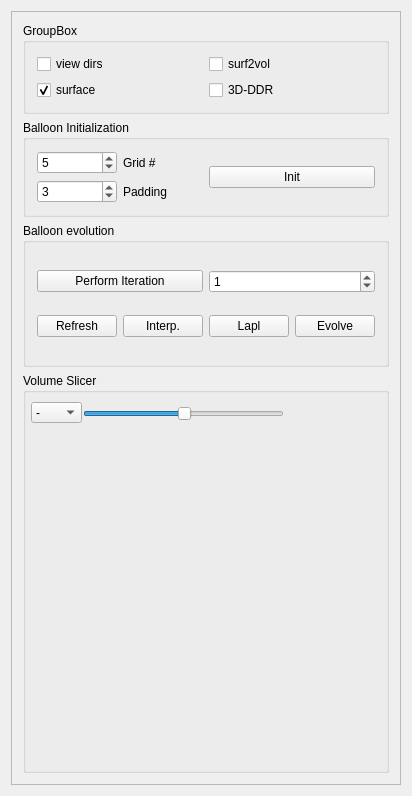
<?xml version="1.0" encoding="UTF-8"?>
<ui version="4.0">
 <class>VaseWidget</class>
 <widget class="QWidget" name="VaseWidget">
  <property name="windowModality">
   <enum>Qt::NonModal</enum>
  </property>
  <property name="geometry">
   <rect>
    <x>0</x>
    <y>0</y>
    <width>410</width>
    <height>754</height>
   </rect>
  </property>
  <property name="sizePolicy">
   <sizepolicy hsizetype="Preferred" vsizetype="Preferred">
    <horstretch>0</horstretch>
    <verstretch>0</verstretch>
   </sizepolicy>
  </property>
  <property name="sizeIncrement">
   <size>
    <width>5</width>
    <height>2</height>
   </size>
  </property>
  <property name="mouseTracking">
   <bool>false</bool>
  </property>
  <property name="focusPolicy">
   <enum>Qt::NoFocus</enum>
  </property>
  <property name="layoutDirection">
   <enum>Qt::LeftToRight</enum>
  </property>
  <layout class="QVBoxLayout">
   <item>
    <widget class="QFrame" name="frame">
     <property name="sizePolicy">
      <sizepolicy hsizetype="Preferred" vsizetype="MinimumExpanding">
       <horstretch>0</horstretch>
       <verstretch>0</verstretch>
      </sizepolicy>
     </property>
     <property name="frameShape">
      <enum>QFrame::StyledPanel</enum>
     </property>
     <property name="frameShadow">
      <enum>QFrame::Raised</enum>
     </property>
     <layout class="QVBoxLayout" name="verticalLayout">
      <item>
       <widget class="QGroupBox" name="viewFlags">
        <property name="title">
         <string>GroupBox</string>
        </property>
        <layout class="QGridLayout" name="gridLayout_2">
         <item row="0" column="0">
          <widget class="QCheckBox" name="viewDirs">
           <property name="text">
            <string>view dirs</string>
           </property>
           <property name="checked">
            <bool>false</bool>
           </property>
          </widget>
         </item>
         <item row="1" column="0">
          <widget class="QCheckBox" name="surface">
           <property name="text">
            <string>surface</string>
           </property>
           <property name="checked">
            <bool>true</bool>
           </property>
          </widget>
         </item>
         <item row="0" column="1">
          <widget class="QCheckBox" name="surf2vol_check">
           <property name="text">
            <string>surf2vol</string>
           </property>
           <property name="checked">
            <bool>false</bool>
           </property>
          </widget>
         </item>
         <item row="1" column="1">
          <widget class="QCheckBox" name="surf2acc_check">
           <property name="text">
            <string>3D-DDR</string>
           </property>
           <property name="checked">
            <bool>false</bool>
           </property>
          </widget>
         </item>
        </layout>
       </widget>
      </item>
      <item>
       <widget class="QGroupBox" name="initbox">
        <property name="sizePolicy">
         <sizepolicy hsizetype="Preferred" vsizetype="MinimumExpanding">
          <horstretch>0</horstretch>
          <verstretch>0</verstretch>
         </sizepolicy>
        </property>
        <property name="maximumSize">
         <size>
          <width>16777215</width>
          <height>100</height>
         </size>
        </property>
        <property name="title">
         <string>Balloon Initialization</string>
        </property>
        <layout class="QHBoxLayout" name="horizontalLayout">
         <item>
          <layout class="QGridLayout" name="gridLayout">
           <item row="0" column="0">
            <widget class="QSpinBox" name="gridsize">
             <property name="minimum">
              <number>1</number>
             </property>
             <property name="maximum">
              <number>1000</number>
             </property>
             <property name="value">
              <number>5</number>
             </property>
            </widget>
           </item>
           <item row="1" column="0">
            <widget class="QSpinBox" name="padsize">
             <property name="maximum">
              <number>10</number>
             </property>
             <property name="value">
              <number>3</number>
             </property>
            </widget>
           </item>
           <item row="0" column="1">
            <widget class="QLabel" name="label">
             <property name="text">
              <string>Grid #</string>
             </property>
            </widget>
           </item>
           <item row="1" column="1">
            <widget class="QLabel" name="label_2">
             <property name="text">
              <string>Padding</string>
             </property>
            </widget>
           </item>
          </layout>
         </item>
         <item>
          <widget class="QPushButton" name="initButton">
           <property name="text">
            <string>Init</string>
           </property>
          </widget>
         </item>
        </layout>
       </widget>
      </item>
      <item>
       <widget class="QGroupBox" name="evolvebox">
        <property name="enabled">
         <bool>true</bool>
        </property>
        <property name="sizePolicy">
         <sizepolicy hsizetype="Preferred" vsizetype="Preferred">
          <horstretch>0</horstretch>
          <verstretch>0</verstretch>
         </sizepolicy>
        </property>
        <property name="minimumSize">
         <size>
          <width>0</width>
          <height>144</height>
         </size>
        </property>
        <property name="maximumSize">
         <size>
          <width>16777215</width>
          <height>16777215</height>
         </size>
        </property>
        <property name="baseSize">
         <size>
          <width>0</width>
          <height>0</height>
         </size>
        </property>
        <property name="title">
         <string>Balloon evolution</string>
        </property>
        <layout class="QVBoxLayout" name="verticalLayout_3">
         <item>
          <layout class="QHBoxLayout" name="horizontalLayout_3">
           <item>
            <widget class="QPushButton" name="iterationButton">
             <property name="text">
              <string>Perform Iteration</string>
             </property>
            </widget>
           </item>
           <item>
            <widget class="QSpinBox" name="numItersSpin">
             <property name="value">
              <number>1</number>
             </property>
            </widget>
           </item>
          </layout>
         </item>
         <item>
          <layout class="QHBoxLayout" name="horizontalLayout_2">
           <item>
            <widget class="QPushButton" name="refreshButton">
             <property name="text">
              <string>Refresh</string>
             </property>
            </widget>
           </item>
           <item>
            <widget class="QPushButton" name="interpButton">
             <property name="text">
              <string>Interp.</string>
             </property>
            </widget>
           </item>
           <item>
            <widget class="QPushButton" name="laplButton">
             <property name="text">
              <string>Lapl</string>
             </property>
            </widget>
           </item>
           <item>
            <widget class="QPushButton" name="evolveButton">
             <property name="text">
              <string>Evolve</string>
             </property>
            </widget>
           </item>
          </layout>
         </item>
        </layout>
       </widget>
      </item>
      <item>
       <widget class="QGroupBox" name="slicebox">
        <property name="enabled">
         <bool>true</bool>
        </property>
        <property name="sizePolicy">
         <sizepolicy hsizetype="Preferred" vsizetype="MinimumExpanding">
          <horstretch>0</horstretch>
          <verstretch>0</verstretch>
         </sizepolicy>
        </property>
        <property name="minimumSize">
         <size>
          <width>0</width>
          <height>400</height>
         </size>
        </property>
        <property name="title">
         <string>Volume Slicer</string>
        </property>
        <widget class="QComboBox" name="slice_dim_combo">
         <property name="geometry">
          <rect>
           <x>8</x>
           <y>29</y>
           <width>51</width>
           <height>21</height>
          </rect>
         </property>
         <item>
          <property name="text">
           <string>-</string>
          </property>
         </item>
         <item>
          <property name="text">
           <string>x</string>
          </property>
         </item>
         <item>
          <property name="text">
           <string>y</string>
          </property>
         </item>
         <item>
          <property name="text">
           <string>z</string>
          </property>
         </item>
        </widget>
        <widget class="QSlider" name="slice_offset">
         <property name="geometry">
          <rect>
           <x>60</x>
           <y>30</y>
           <width>201</width>
           <height>22</height>
          </rect>
         </property>
         <property name="sliderPosition">
          <number>50</number>
         </property>
         <property name="orientation">
          <enum>Qt::Horizontal</enum>
         </property>
        </widget>
        <widget class="QLabel" name="slice_label">
         <property name="geometry">
          <rect>
           <x>10</x>
           <y>60</y>
           <width>256</width>
           <height>256</height>
          </rect>
         </property>
         <property name="autoFillBackground">
          <bool>false</bool>
         </property>
         <property name="text">
          <string/>
         </property>
        </widget>
       </widget>
      </item>
     </layout>
    </widget>
   </item>
  </layout>
 </widget>
 <layoutdefault spacing="6" margin="11"/>
 <resources/>
 <connections/>
</ui>
